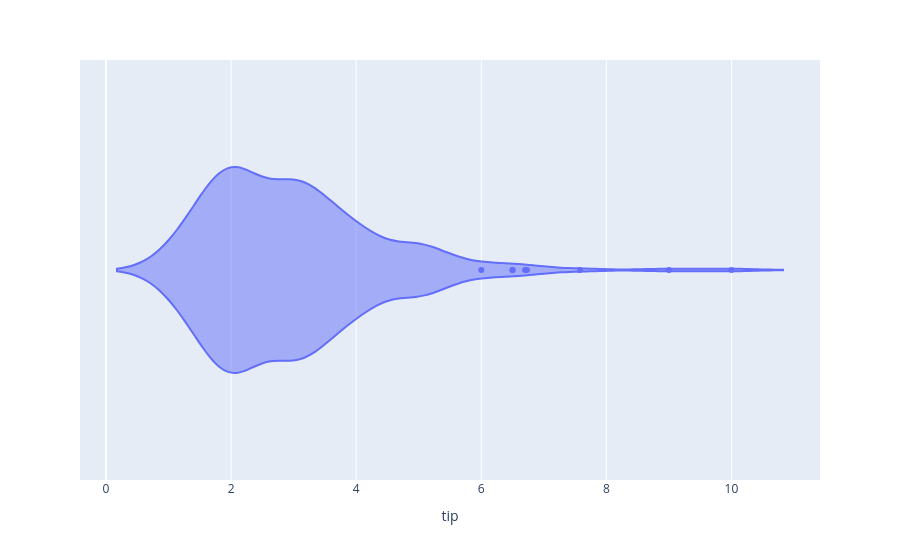

The cell this chart's notebook holds for it:
### Markdown cell above
## violin plot 
- violin plot = box plot  + density curve 
- apka histogram ya yadi hum discreate sa continuous kar da tho(smooth it ) vo ban jya ga continous histogram ek cureve us curve ko upar aor nicha draw karna par huma milaga violin plot

### Code cell
px.violin(tips, x='tip')

### Figure 1 — Plotly figure (JSON) as saved in the notebook; plotly's stock layout.template omitted (floating-point values rounded to 4 significant figures; data arrays with more than 128 entries replaced by an {"elided": "..."} marker saying what was removed)
{"data": [{"alignmentgroup": "True", "box": {"visible": false}, "hovertemplate": "tip=%{x}<extra></extra>", "legendgroup": "", "marker": {"color": "#636efa"}, "name": "", "offsetgroup": "", "orientation": "h", "scalegroup": "True", "showlegend": false, "type": "violin", "x": {"elided": "244 float values"}, "x0": " ", "xaxis": "x", "y0": " ", "yaxis": "y"}], "layout": {"legend": {"tracegroupgap": 0}, "margin": {"t": 60}, "violinmode": "group", "xaxis": {"anchor": "y", "domain": [0, 1], "title": {"text": "tip"}}, "yaxis": {"anchor": "x", "domain": [0, 1]}}}
